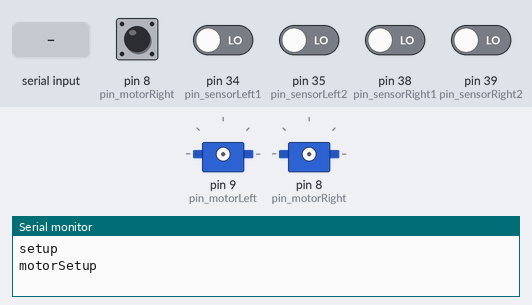
Simulated run of this sketch. Board: Arduino Mega 2560, built with avr-gcc and run on an emulated ATmega2560. On the bench: 2 × servo, the last lines printed to the serial monitor. The inputs (shaded band) are chosen by the test bench; at power-on: pin 8 (pin_motorRight), pin 34 (pin_sensorLeft1), pin 35 (pin_sensorLeft2), pin 38 (pin_sensorRight1), pin 39 (pin_sensorRight2) LOW.

Above: at 0.8 s.
0.9 s: pin 8 (pin_motorRight) pulled HIGH for 0.15 s
2.5 s: "w90\n" received over Serial
At 2.66 s:
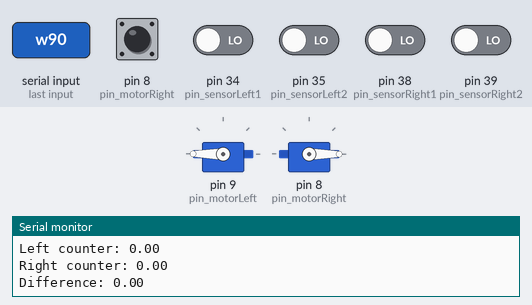
At 3.4 s:
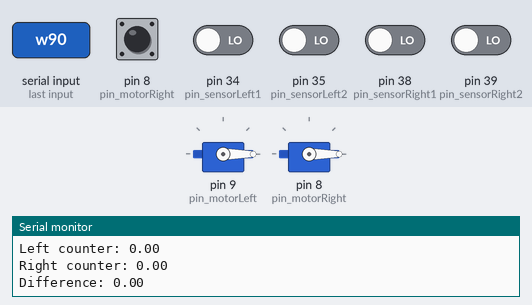
4.3 s: byte 115 ('s') received over Serial
7.3 s: "w,45\n" received over Serial
At 9.61 s:
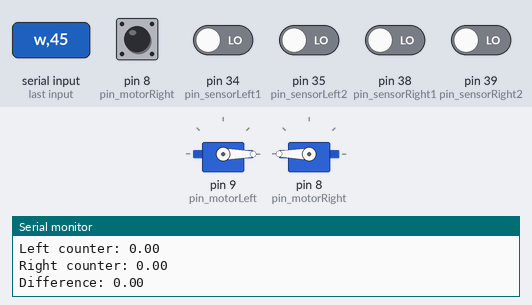
10.3 s: "s90\n" received over Serial
12.4 s: "s\n" received over Serial
Timing chart, 0 to 15.7 s (numbered marks = the images above; inputs shaded):
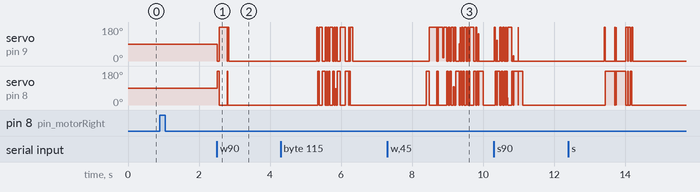

Measured:
- after the input at 2.5 s, servo on pin 9 (pin_motorLeft): 90° → 180° at once, → 0° 0.28 s later; servo on pin 8 (pin_motorRight): 90° → 0° at once

The sketch:

Test_Reglering_BT2.0.ino
```cpp
#include <Servo.h>

#define pin_motorLeft 9
#define pin_motorRight 8
#define pin_sensorLeft1 34
#define pin_sensorLeft2 35
#define pin_sensorRight1 38
#define pin_sensorRight2 39
#define FULL_REVERSE 1000
#define MOTOR_BRAKE 1500
#define FULL_FORWARD 2000
#define FULL_ROTATION 144
#define HISTORY_SIZE 10
#define LOOP_DELAY 100

Servo motorLeft;
Servo motorRight;

byte sensorLeft1;
byte sensorLeft2;
byte sensorRight1;
byte sensorRight2;

signed long counterLeft = 0;
signed long counterRight = 0;

signed long lastLeft = 0;
signed long lastRight = 0;

signed long currentLeft = 0;
signed long currentRight = 0;

signed long historyLeft[HISTORY_SIZE] = {0};
signed long historyRight[HISTORY_SIZE] = {0};

String printString;

double uL = 1500;
double uR = 1500;
double regulateuL;
double regulateuR;
double error = 0;              // felvärde
 int prevError = 0;            // förgående felvärde
 int bv = 0;             // börvärde
 double P = 0;                // P-regulator
 double I = 0;                // I-regulator
 double D = 0;                // D-regulator
 double kp = 0.1;
 double Td = 2;
 double Ti = 5;
 double dT = 1;
 int sum = 0;               // summan av flera felvärden
 double u;                // nya styrvärdet

 int N = 144;             // pulser per rotation
 int t = 10;               // samplingstid
 double uV = 0;              // hastighet för vänsterhjul
 double uH = 0;              // hastighet för högerhjul
 double pi = 3.14159265359;
 double omkretsV = 486; // millimeter
 double omkretsH = 488.5; // millimeter

 int windowSize = 1;


void sensorLeft1Event(void);
void sensorLeft2Event(void);
void sensorRight1Event(void);
void sensorRight2Event(void);

void motorSetup() {
  Serial.println("motorSetup");
  //put motors in rest mode
  pinMode(pin_motorLeft, INPUT);
  pinMode(pin_motorRight, INPUT);
  while (digitalRead(pin_motorLeft) == 0 || digitalRead(pin_motorRight) == 0) {
    delayMicroseconds(100);
  }
  digitalWrite(pin_motorLeft, LOW);     //go low before switching to output mode
  digitalWrite(pin_motorRight, LOW);
  pinMode(pin_motorLeft, OUTPUT);
  pinMode(pin_motorRight, OUTPUT);
  delay(5);                             //wait for initialization
  //motors are ready to be attached
  motorLeft.attach(pin_motorLeft, FULL_REVERSE, FULL_FORWARD);
  motorRight.attach(pin_motorRight, FULL_REVERSE, FULL_FORWARD);
}

void sensorSetup() {
  Serial.println("sensorSetup");
  attachInterrupt(digitalPinToInterrupt(pin_sensorLeft1), sensorLeft1Event, CHANGE);
  attachInterrupt(digitalPinToInterrupt(pin_sensorLeft2), sensorLeft2Event, CHANGE);
  attachInterrupt(digitalPinToInterrupt(pin_sensorRight1), sensorRight1Event, CHANGE);
  attachInterrupt(digitalPinToInterrupt(pin_sensorRight2), sensorRight2Event, CHANGE);
  //set flags to correspond to wheels
  sensorLeft1 = digitalRead(pin_sensorLeft1);
  sensorLeft2 = digitalRead(pin_sensorLeft2);
  sensorRight1 = digitalRead(pin_sensorRight1);
  sensorRight2 = digitalRead(pin_sensorRight2);
}

void setup() {
  Serial.begin(115200);
  Serial.println("setup");
  motorSetup();
  motorRight.writeMicroseconds(uR);
  motorLeft.writeMicroseconds(uL);
  sensorSetup();
  Serial.println("setup done");
}

void loop() {
  while (millis()%t != 0);
  regulateuL = uL;
  regulateuR = uR;

  currentRight = counterRight;
  currentLeft = counterLeft;

  //move history upwards
  for (int index = HISTORY_SIZE; index > 1; index--) {
    historyLeft[index - 1] = historyLeft[index - 2];
    historyRight[index - 1] = historyRight[index - 2];
  }

  //new history
  historyRight[0] = currentRight;
  historyLeft[0] = currentLeft;
//

    uV = ((historyLeft[0] - historyLeft[windowSize])*omkretsV)/(N*t);
    uH = ((historyRight[0] - historyRight[windowSize])*omkretsH)/(N*t);

  //uV = counterLeft;
  //uH = counterRight;


if (millis()%1000 < t) {
  printString = "Left speed: ";
  printString.concat(uV);
  printString.concat("\nRight speed: ");
  printString.concat(uH);
  printString.concat("\nDifference: ");
  printString.concat(abs(uV - uH));
  printString.concat("\nLeft counter: ");
  printString.concat(counterLeft*omkretsV/144);
  printString.concat("\nRight counter: ");
  printString.concat(counterRight*omkretsH/144);
  printString.concat("\nDifference: ");
  printString.concat((counterLeft*omkretsV - counterRight*omkretsH)/144);
  printString.concat("\n");
  Serial.println(printString);
}

  //PID reglering

    error = uV - uH;
    sum = sum + error;
    P = kp*error;
    //I = (sum*(dT/Ti));
    //D = ((error-prevError)*(Td/dT));
    //prevError = error;

    u = P + I + D;

    uL = (uL - u);
    uR = (uR + u);


  motorLeft.writeMicroseconds(uL);
  motorRight.writeMicroseconds(uR);
  if (Serial.available()) {
    char command = Serial.read();
    int tempSpeed = 0;
    switch (command) {
      case 's':
        tempSpeed = Serial.parseInt();
        uL = tempSpeed;
        uR = tempSpeed;
        break;
      case 'k':
        kp = Serial.parseFloat();
        break;
      case 'w':
        windowSize = Serial.parseInt();
        break;
      case 't':
        t = Serial.parseInt();
        break;

    }
  }
  delay(1);
}

// Interrupt functions, used for input from Quadrature Encoders

void sensorLeft1Event() {
  sensorLeft1 = digitalRead(pin_sensorLeft1);
  if (sensorLeft1 == HIGH) {
    if (sensorLeft2 == LOW) counterLeft++;
    if (sensorLeft2 == HIGH) counterLeft--;
  }
  if (sensorLeft1 == LOW) {
    if (sensorLeft2 == HIGH) counterLeft++;
    if (sensorLeft2 == LOW) counterLeft--;
  }
}

void sensorLeft2Event() {
  sensorLeft2 = digitalRead(pin_sensorLeft2);
  if (sensorLeft2 == HIGH) {
    if (sensorLeft1 == HIGH) counterLeft++;
    if (sensorLeft1 == LOW) counterLeft--;
  }
  if (sensorLeft2 == LOW) {
    if (sensorLeft1 == LOW) counterLeft++;
    if (sensorLeft1 == HIGH) counterLeft--;
  }
}

void sensorRight1Event() {
  sensorRight1 = digitalRead(pin_sensorRight1);
  if (sensorRight1 == HIGH) {
    if (sensorRight2 == LOW) counterRight++;
    if (sensorRight2 == HIGH) counterRight--;
  }
  if (sensorRight1 == LOW) {
    if (sensorRight2 == HIGH) counterRight++;
    if (sensorRight2 == LOW) counterRight--;
  }
}

void sensorRight2Event() {
  sensorRight2 = digitalRead(pin_sensorRight2);
  if (sensorRight2 == HIGH) {
    if (sensorRight1 == HIGH) counterRight++;
    if (sensorRight1 == LOW) counterRight--;
  }
  if (sensorRight2 == LOW) {
    if (sensorRight1 == LOW) counterRight++;
    if (sensorRight1 == HIGH) counterRight--;
  }
}
```
